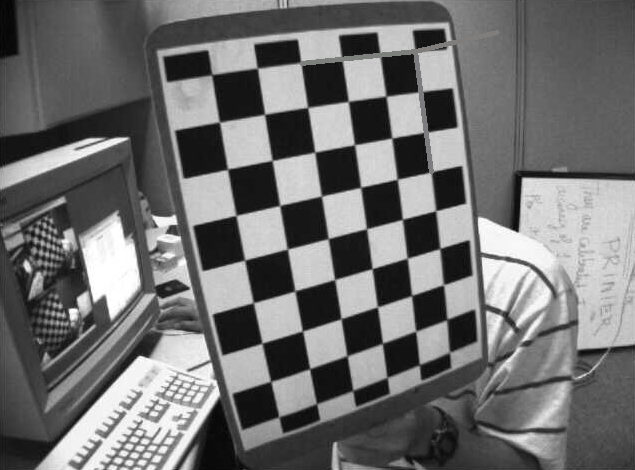
#> input picture opencv/3d_reconstruction/sample_calibration_images/calibration_pose_demo_01.png, 635 x 470 px; its folder holds only this picture in this run
$ jupyter execute pose_estimation.ipynb
#> lines starting #> are read from the running program, lines starting #| are printed output that depends on the picture
Source: https://docs.opencv.org/master/d7/d53/tutorial_py_pose.html
## Goal
In this section,
* We will learn to exploit calib3d module to create some 3D effects in images.

[cell 1]
import numpy as np
import cv2 as cv
import glob

[cell 2]
npz_file = np.load("c_calib.npz")
#> (reads opencv/3d_reconstruction/c_calib.npz from the repository)
npz_file.files

[cell 3]
# Saved as: np.savez(file, mtx, dist, rvecs, tvecs)
mtx, dist, _, _ = [npz_file[i] for i in npz_file.files]

Now let's create a function, draw which takes the corners in the chessboard (obtained using [cv.findChessboardCorners()](https://docs.opencv.org/master/d9/d0c/group__calib3d.html#ga93efa9b0aa890de240ca32b11253dd4a)) and axis points to draw a 3D axis.

[cell 4]
def draw(img, corners, imgpts):
    # Mert: Added .astype("uint8")
    corner = tuple(corners[0].ravel().astype("uint8"))
    img = cv.line(img, corner, tuple(imgpts[0].ravel().astype("uint8")), (255,0,0), 5)
    img = cv.line(img, corner, tuple(imgpts[1].ravel().astype("uint8")), (0,255,0), 5)
    img = cv.line(img, corner, tuple(imgpts[2].ravel().astype("uint8")), (0,0,255), 5)
    return img

[cell 5]
criteria = (cv.TERM_CRITERIA_EPS + cv.TERM_CRITERIA_MAX_ITER, 30, 0.001)
objp = np.zeros((6*7,3), np.float32)
objp[:,:2] = np.mgrid[0:7,0:6].T.reshape(-1,2)
axis = np.float32([
    [3,0,0],
    [0,-3,0],
    [0,0,-3]
]).reshape(-1,3)

[cell 6]
for fname in glob.glob('./sample_calibration_images/calibration_pose*.png'):
    img = cv.imread(fname)
#> img is the input picture: shape (470, 635, 3); mean B, G, R 111.8, 111.8, 111.8
    gray = cv.cvtColor(img,cv.COLOR_BGR2GRAY)
    ret, corners = cv.findChessboardCorners(gray, (7,6),None)
#> ret = True; corners = 42 rows, first 8: [415.5, 50.5], [420.5, 91.5], [426, 132], [431.5, 172], [435.6, 210.6], [440, 248.4], [443.1, 284.9], [379.5, 55.5]
    if ret == True:
        corners2 = cv.cornerSubPix(gray, corners,(11,11), (-1,-1), criteria)
#> corners2 = 42 rows, first 8: [414.6, 51.19], [420.4, 91.67], [425.8, 132.2], [430.7, 171.9], [435.7, 210.7], [439.8, 248.5], [443.4, 284.7], [379.9, 54.54]
        # Find the rotation and translation vectors.
        ret, rvecs, tvecs = cv.solvePnP(objp, corners2, mtx, dist)
#> rvecs = [-0.125, -0.226, 1.38]; tvecs = [4.17, -3.05, 7.01]
        # project 3D points to image plane
        imgpts, jac = cv.projectPoints(axis, rvecs, tvecs, mtx, dist)
#> imgpts = [[431.4, 172.3], [500.6, 51.72], [641, -46.85]]
        img = draw(img,corners2,imgpts)
#> in draw, `corner = tuple(corners[0].ravel().astype("uint8"))`: corner = (158, 51)
#> in draw, `img = cv.line(img, corner, tuple(imgpts[2].ravel().astype("uint8")), (..`:
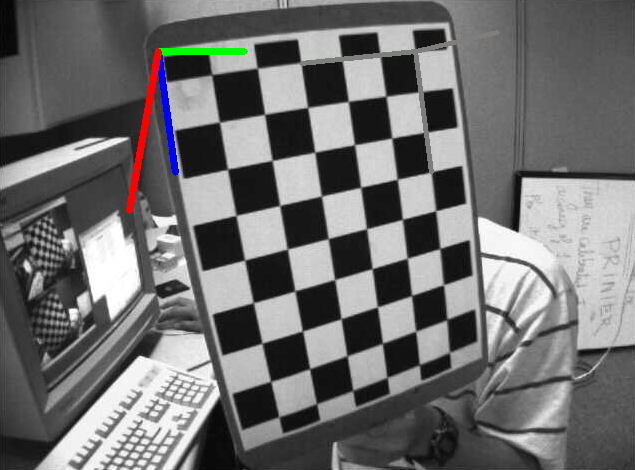
#> img: shape (470, 635, 3); mean B, G, R 111.5, 111.4, 111.9
        cv.imshow('img',img)
        k = cv.waitKey(0) & 0xFF
#> (key Esc is pressed here)
        if k == ord('s'):
            cv.imwrite(fname[:6]+'.png', img)
cv.destroyAllWindows()
